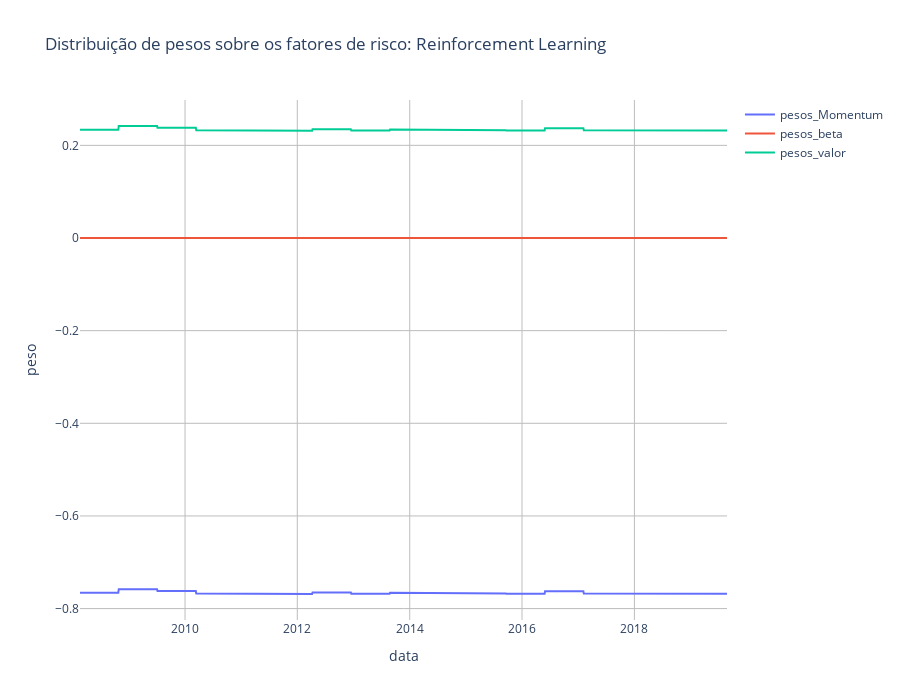

The notebook cell this image was saved under:
### Code cell
def createSeries(datas_temp,lista_actions):
    lista_vol = []
    lista_mom = []
    lista_beta = []
    lista_valor = []
    for el in range(len(lista_actions)):
        #lista_vol.append(lista_actions[el][0])
        lista_mom.append(lista_actions[el][0])
        lista_beta.append(lista_actions[el][1])
        lista_valor.append(lista_actions[el][2])
        
    df_weights = pd.DataFrame({"date":datas_temp["date"].tolist(),
                               "pesos_Momentum":lista_mom,"pesos_beta":lista_beta,"pesos_valor":lista_valor})    
    return df_weights


ww = createSeries(datas_temp,actions_rl)
datas_full = pd.DataFrame({"date":datas})
datas_full["val"] = 1
complete = pd.merge(datas_full,ww,left_on=["date"],right_on="date",how="left")
dt_min = complete[~pd.isnull(complete["pesos_beta"])]["date"].min()
complete = complete[complete["date"]>=dt_min]
complete.fillna(method='ffill',inplace=True)


ploty_basic(complete,"date",["pesos_Momentum","pesos_beta","pesos_valor"],title="Distribuição de pesos sobre os fatores de risco: Reinforcement Learning",y_title="peso",x_title="data")

### Figure 1 — Plotly figure (JSON) as saved in the notebook; plotly's stock layout.template omitted (floating-point values rounded to 4 significant figures; data arrays with more than 128 entries replaced by an {"elided": "..."} marker saying what was removed)
{"data": [{"mode": "lines", "name": "pesos_Momentum", "type": "scatter", "x": {"elided": "3006 str values"}, "y": {"elided": "3006 float values"}, "yaxis": "y"}, {"mode": "lines", "name": "pesos_beta", "type": "scatter", "x": {"elided": "3006 str values"}, "y": {"elided": "3006 int values"}, "yaxis": "y"}, {"mode": "lines", "name": "pesos_valor", "type": "scatter", "x": {"elided": "3006 str values"}, "y": {"elided": "3006 float values"}, "yaxis": "y"}], "layout": {"height": 700, "plot_bgcolor": "white", "title": {"text": "Distribuição de pesos sobre os fatores de risco: Reinforcement Learning"}, "width": 900, "xaxis": {"gridcolor": "#bdbdbd", "showgrid": true, "title": {"text": "data"}}, "yaxis": {"gridcolor": "#bdbdbd", "showgrid": true, "title": {"text": "peso"}}}}
